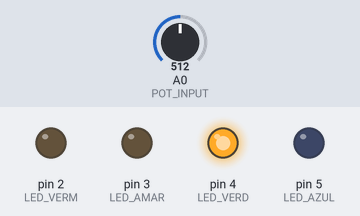
A sketch run on a simulated Arduino Uno, built with avr-gcc and run on an emulated ATmega328P. On the bench: output pins drawn as LEDs (lit = HIGH). The inputs (shaded band) are chosen by the test bench; at power-on: A0 (POT_INPUT) = 512.

Above: at 1.2 s.
1.3 s: A0 (POT_INPUT) set to 749
2.8 s: A0 (POT_INPUT) set to 780
At 3.8 s:
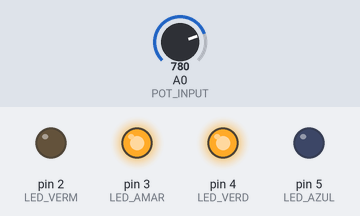
4.3 s: A0 (POT_INPUT) set to 1004
5.8 s: A0 (POT_INPUT) set to 1023
At 6.1 s:
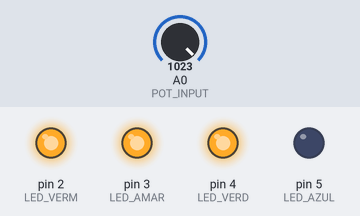
7.3 s: A0 (POT_INPUT) set to 245
At 8.5 s:
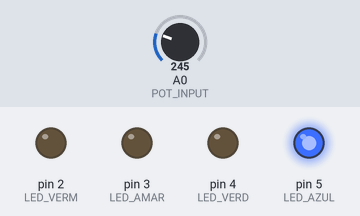
Timing chart, 0 to 9.8 s (numbered marks = the images above; inputs shaded):
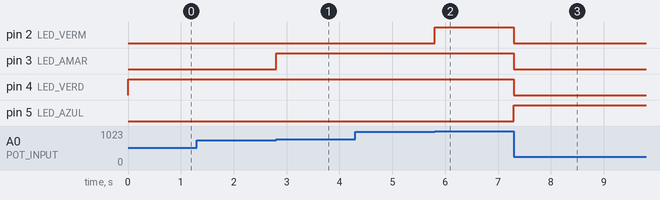

Measured:
- the behaviour switches between 764 and 765 on A0 (POT_INPUT) (found by bisection; images 0 and 1)
- the behaviour switches between 1022 and 1023 on A0 (POT_INPUT) (found by bisection; images 1 and 2)
- after the input at 1.3 s, every drawn part: stays the same
- after the input at 2.8 s, pin 3 (LED_AMAR): LOW → HIGH at once
- after the input at 4.3 s, every drawn part: stays the same
- after the input at 5.8 s, pin 2 (LED_VERM): LOW → HIGH at once
- after the input at 7.3 s, pin 2 (LED_VERM), pin 3 (LED_AMAR), pin 4 (LED_VERD): HIGH → LOW at once; pin 5 (LED_AZUL): LOW → HIGH at once

The sketch:

EXERCICIO_3.ino
```cpp
// NOMEANDO CONSTANTES

#define POT_INPUT A0
#define LED_VERM 2
#define LED_AMAR 3
#define LED_VERD 4
#define LED_AZUL 5

// DECLARAÇÃO DE VARIÁVEL

int potValue;

void setup() {
  pinMode(POT_INPUT, INPUT);
  pinMode(LED_VERM, OUTPUT);
  pinMode(LED_VERD, OUTPUT);
  pinMode(LED_AMAR, OUTPUT);
  pinMode(LED_AZUL, OUTPUT);
}


void loop() {
  potValue = analogRead(POT_INPUT);

  // FAIXA DE VALORES
  // 0 <= potValue < 255        -> VALOR BAIXO
  // 255 <= potValue < 765      -> VALOR INTERMEDIÁRIO
  // 765 <= potValue < 1023     -> VALOR ALTO
  // potValue = 1023            -> VALOR MÁXIMO


  if (potValue < 255) {
    digitalWrite(LED_AZUL, HIGH);
    digitalWrite(LED_VERM, LOW);
    digitalWrite(LED_AMAR, LOW);
    digitalWrite(LED_VERD, LOW);
  } else if (potValue < 765){
    digitalWrite(LED_VERD, HIGH);
    digitalWrite(LED_VERM, LOW);
    digitalWrite(LED_AMAR, LOW);
  } else if (potValue < 1023){
    digitalWrite(LED_AMAR, HIGH);
    digitalWrite(LED_VERM, LOW);
  } else {
    digitalWrite(LED_VERM, HIGH);
  }
}
```
